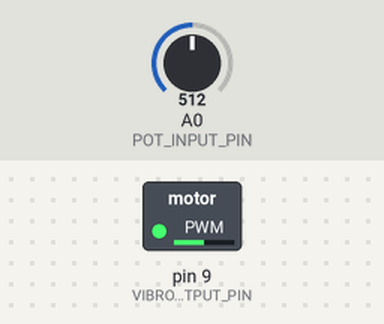
Bench run of a sketch on a simulated Arduino Uno, built with avr-gcc and run on an emulated ATmega328P. On the bench: switched loads named in the sketch (green lamp = pin HIGH). The inputs (shaded band) are chosen by the test bench; at power-on: A0 (POT_INPUT_PIN) = 512.

Above: at 1.2 s.
1.3 s: A0 (POT_INPUT_PIN) set to 716
At 2.0 s:
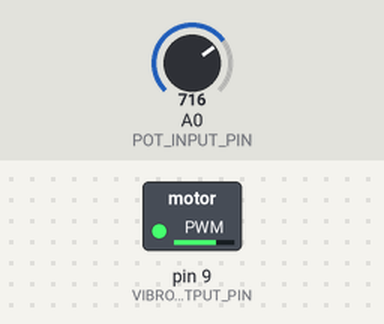
2.8 s: A0 (POT_INPUT_PIN) set to 900
At 3.2 s:
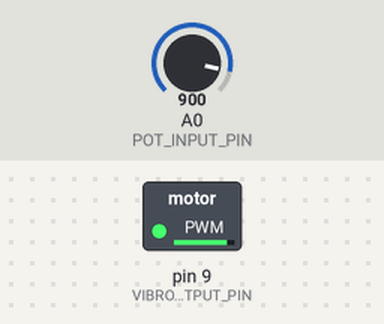
4.3 s: A0 (POT_INPUT_PIN) set to 122
At 5.5 s:
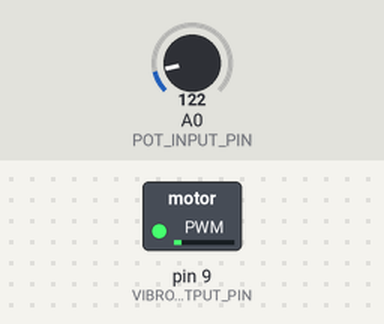
5.8 s: A0 (POT_INPUT_PIN) set to 0
At 6.7 s:
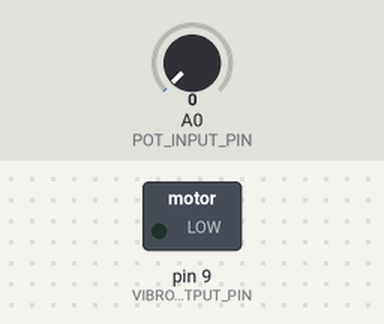
7.3 s: A0 (POT_INPUT_PIN) set to 511
At 7.8 s:
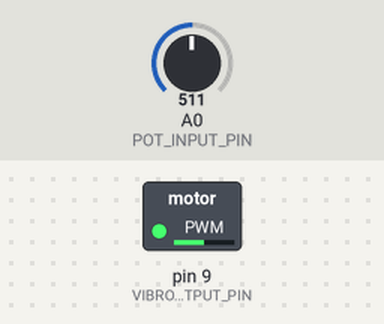
Timing chart, 0 to 9.8 s (numbered marks = the images above; inputs shaded):
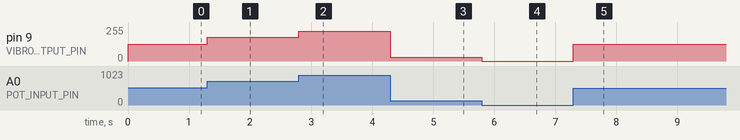

Measured:
- after the input at 1.3 s, pin 9 (VIBROMOTOR_OUTPUT_PIN): 127/255 → 178/255 at once
- after the input at 2.8 s, pin 9 (VIBROMOTOR_OUTPUT_PIN): 178/255 → 224/255 at once
- after the input at 4.3 s, pin 9 (VIBROMOTOR_OUTPUT_PIN): 224/255 → 30/255 at once
- after the input at 5.8 s, pin 9 (VIBROMOTOR_OUTPUT_PIN): 30/255 → 0/255 at once
- after the input at 7.3 s, pin 9 (VIBROMOTOR_OUTPUT_PIN): 0/255 → 127/255 at once

The sketch:

Week6_7L2Control.ino
```cpp
const int VIBROMOTOR_OUTPUT_PIN = 9;

const int POT_INPUT_PIN = A0;

void setup() {
  // put your setup code here, to run once:
  pinMode(VIBROMOTOR_OUTPUT_PIN, OUTPUT);
}

void loop() {
  // put your main code here, to run repeatedly:
  int potVal = analogRead(POT_INPUT_PIN);
  int vibroStrength = potVal * 255.0 / 1023.0;
  analogWrite(VIBROMOTOR_OUTPUT_PIN, vibroStrength);
}
```
